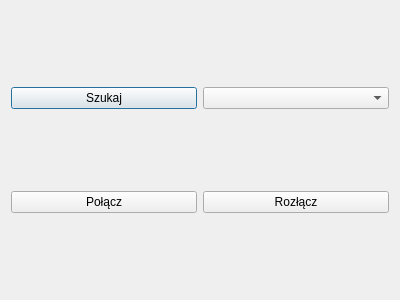
<?xml version="1.0" encoding="UTF-8"?>
<ui version="4.0">
 <class>Polaczenia</class>
 <widget class="QDialog" name="Polaczenia">
  <property name="geometry">
   <rect>
    <x>0</x>
    <y>0</y>
    <width>400</width>
    <height>300</height>
   </rect>
  </property>
  <property name="windowTitle">
   <string>Dialog</string>
  </property>
  <layout class="QGridLayout" name="gridLayout">
   <item row="0" column="0">
    <widget class="QPushButton" name="Szukaj">
     <property name="text">
      <string>Szukaj</string>
     </property>
    </widget>
   </item>
   <item row="0" column="1">
    <widget class="QComboBox" name="CB_Urzadzenia"/>
   </item>
   <item row="1" column="0">
    <widget class="QPushButton" name="Polacz">
     <property name="text">
      <string>Połącz</string>
     </property>
    </widget>
   </item>
   <item row="1" column="1">
    <widget class="QPushButton" name="Rozlacz">
     <property name="text">
      <string>Rozłącz</string>
     </property>
    </widget>
   </item>
  </layout>
 </widget>
 <resources/>
 <connections/>
</ui>
